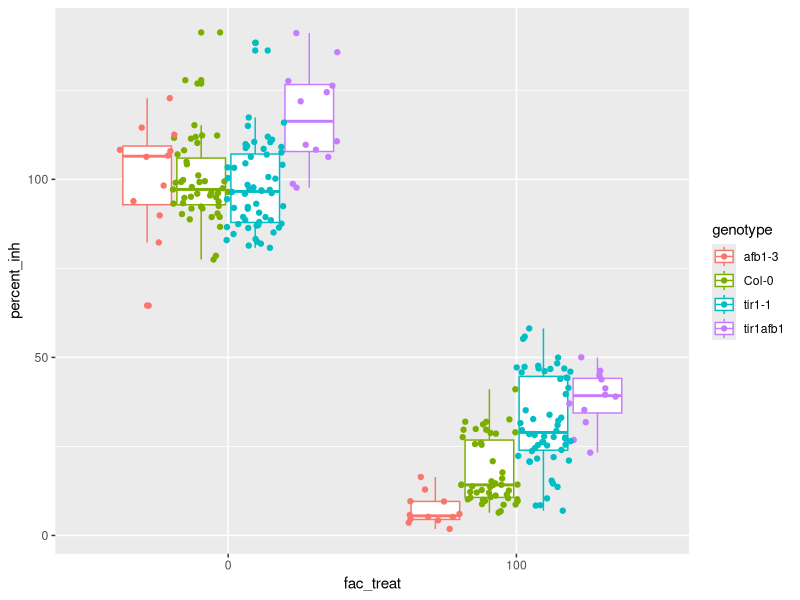

Here is the R script that generated this plot:
## ---- chunk 1
library(tidyverse)
library(readxl)
## ---- chunk 2
root_growth_inh_0 <- read_xlsx("data/elife-54740-fig1-figsupp3-data1-v2_data-only_tir1afb1.xlsx", sheet = "Primary Root Growth Inh EtOH", skip = 1)
root_growth_inh_20 <- read_xlsx("data/elife-54740-fig1-figsupp3-data1-v2_data-only_tir1afb1.xlsx", sheet = "Primary Root Growth Inh 20 nM", skip = 1)
root_growth_inh_100 <- read_xlsx("data/elife-54740-fig1-figsupp3-data1-v2_data-only_tir1afb1.xlsx", sheet = "Primary Root Growth Inh 100 nM", skip = 1)
root_growth_inh_500 <- read_xlsx("data/elife-54740-fig1-figsupp3-data1-v2_data-only_tir1afb1.xlsx", sheet = "Primary Root Growth Inh 500 nM", skip = 1)

root_growth_plonger <- function(data){
  data %>% 
  pivot_longer(cols = -line, 
               names_to = "genotype", 
               values_to = "root_growth_mm") %>%
  mutate(batch = str_extract(genotype, "\\s(.*)$")) %>%
  mutate(batch = str_remove_all(batch, "\\s")) %>%
  mutate(genotype = str_remove(genotype, "\\s.*")) %>%
  mutate(batch = if_else(is.na(batch), "a", batch)) %>%
  na.omit()
}
root_growth_inh_0 <- root_growth_plonger(root_growth_inh_0)
root_growth_inh_0$treatment <- 0

root_growth_inh_20 <- root_growth_plonger(root_growth_inh_20)
root_growth_inh_20$treatment <- 20

root_growth_inh_100 <- root_growth_plonger(root_growth_inh_100)
root_growth_inh_100$treatment <- 100

root_growth_inh_500 <- root_growth_plonger(root_growth_inh_500)
root_growth_inh_500$treatment <- 500

root_growth_inh <- bind_rows(root_growth_inh_0, 
                             root_growth_inh_20, 
                             root_growth_inh_100, 
                             root_growth_inh_500)

root_growth_inh %>% group_by(batch) %>% 
  mutate(percent_inh = root_growth_mm / 
           mean(root_growth_mm[genotype == "Col-0" & treatment == 0]) * 100) ->
  root_growth_inh
## ---- chunk 3
root_growth_inh_aov <- aov(percent_inh ~ genotype*treatment + batch, data = root_growth_inh)
summary(root_growth_inh_aov)

root_growth_inh$fac_treat <- as.factor(root_growth_inh$treatment)
root_growth_inh_aov <- aov(percent_inh ~ genotype*fac_treat + batch, data = root_growth_inh)
summary(root_growth_inh_aov)
root_growth_inh_aov.HSD <- broom::tidy(TukeyHSD(root_growth_inh_aov))
root_growth_inh_aov.HSD[which(root_growth_inh_aov.HSD$adj.p.value < 0.05),]
## ---- chunk 4
root_growth_inh %>% filter(genotype != "tir1-10") %>%
  filter(treatment %in% c(0,100)) %>%
  mutate(TIR1 = !str_detect(genotype, "tir1"), 
                            AFB1 = !str_detect(genotype, "afb1")) ->
  root_growth_inh
## ---- chunk 5
root_growth_inh.int <- aov(percent_inh ~ TIR1*AFB1*treatment, data = root_growth_inh)
summary(root_growth_inh.int)
## ---- chunk 6
root_growth_inh.int <- aov(percent_inh ~ TIR1*AFB1*fac_treat, data = root_growth_inh)
summary(root_growth_inh.int)
## ---- chunk 7
ggplot(data = root_growth_inh, aes(x = fac_treat, y = percent_inh, color = genotype)) + 
  geom_boxplot() + geom_point(position = position_jitterdodge(jitter.width = 0.2))
## ---- chunk 8
root_growth_inh0.int <- aov(percent_inh ~ TIR1*AFB1, data = filter(root_growth_inh, treatment == 0))
summary(root_growth_inh0.int)
## ---- chunk 9
root_growth_inh100.int <- aov(percent_inh ~ TIR1*AFB1, data = filter(root_growth_inh, treatment == 100))
summary(root_growth_inh100.int)
